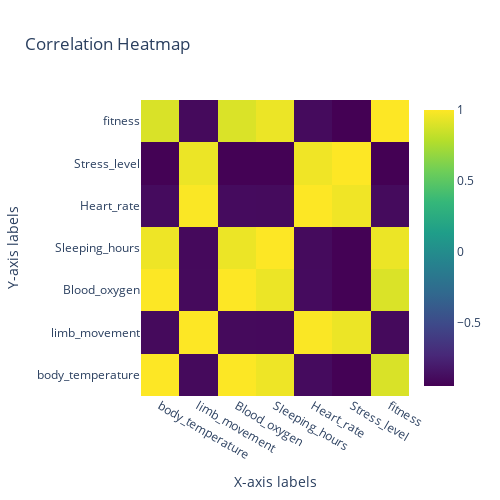

Source (notebook cell):
### Code cell
fig.update_layout( 
 title='Correlation Heatmap', 
 xaxis=dict(title='X-axis labels'), 
 yaxis=dict(title='Y-axis labels'), 
 width=500, 
 height=500, 
 plot_bgcolor='white' 
) 
fig.show()

### Figure 1 — Plotly figure (JSON) as saved in the notebook; plotly's stock layout.template omitted (floating-point values rounded to 4 significant figures)
{"data": [{"colorscale": [[0, "#440154"], [0.1111, "#482878"], [0.2222, "#3e4989"], [0.3333, "#31688e"], [0.4444, "#26828e"], [0.5556, "#1f9e89"], [0.6667, "#35b779"], [0.7778, "#6ece58"], [0.8889, "#b5de2b"], [1, "#fde725"]], "type": "heatmap", "x": ["body_temperature", "limb_movement", "Blood_oxygen", "Sleeping_hours", "Heart_rate", "Stress_level", "fitness"], "y": ["body_temperature", "limb_movement", "Blood_oxygen", "Sleeping_hours", "Heart_rate", "Stress_level", "fitness"], "z": [[1, -0.8964, 0.9981, 0.9549, -0.8892, -0.9385, 0.8905], [-0.8964, 1, -0.8985, -0.9011, 0.9917, 0.9501, -0.8991], [0.9981, -0.8985, 1, 0.9502, -0.8892, -0.9412, 0.8954], [0.9549, -0.9011, 0.9502, 1, -0.8919, -0.9384, 0.9479], [-0.8892, 0.9917, -0.8892, -0.8919, 1, 0.9607, -0.8927], [-0.9385, 0.9501, -0.9412, -0.9384, 0.9607, 1, -0.9463], [0.8905, -0.8991, 0.8954, 0.9479, -0.8927, -0.9463, 1]]}], "layout": {"height": 500, "plot_bgcolor": "white", "title": {"text": "Correlation Heatmap"}, "width": 500, "xaxis": {"title": {"text": "X-axis labels"}}, "yaxis": {"title": {"text": "Y-axis labels"}}}}
